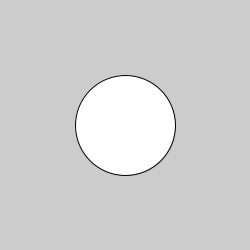
Frame 1 (no input)
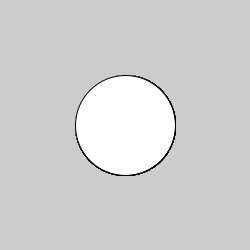
Frame 60 (the mouse pressed at the canvas centre just before this capture)
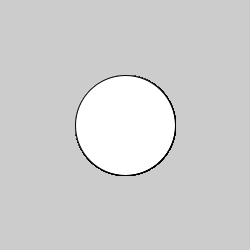
Frame 120 (the mouse held since frame 60 and released just before this capture)

The Processing sketch that drew these frames (run headless with seeded random() and noise(); from frame 60 on, the mouse is pressed at the canvas centre):

// Processing sketch: ellipse
// ── ellipse.pde
void setup()
{
  size(250,250);
}

void draw()
{
  ellipse(125,125,100,100);
}  
